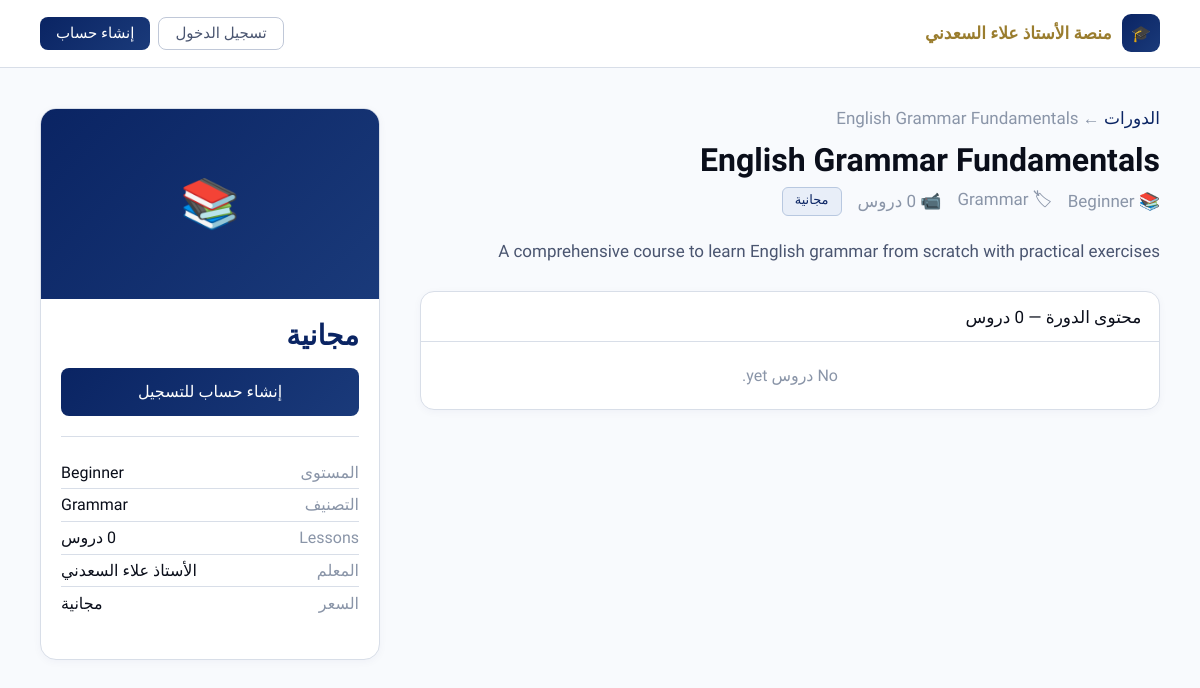
The page /course/1 on the database its author committed.
### app.py (models this page shows)
class Course(db.Model):
    id = db.Column(db.Integer, primary_key=True)
    title = db.Column(db.String(200), nullable=False)
    description = db.Column(db.Text, default='')
    thumbnail = db.Column(db.String(200), default='')
    level = db.Column(db.String(30), default='Beginner')
    category = db.Column(db.String(60), default='Grammar')
    price = db.Column(db.Float, default=0.0)
    is_free = db.Column(db.Boolean, default=False)
    is_published = db.Column(db.Boolean, default=False)
    created_at = db.Column(db.DateTime, default=datetime.utcnow)
    teacher_id = db.Column(db.Integer, db.ForeignKey('user.id'), nullable=False)
    teacher = db.relationship('User', backref='courses')
    lessons = db.relationship('Lesson', backref='course', lazy=True, cascade='all, delete-orphan')
    enrollments = db.relationship('Enrollment', backref='course', lazy=True, cascade='all, delete-orphan')

class User(UserMixin, db.Model):
    id = db.Column(db.Integer, primary_key=True)
    name = db.Column(db.String(100), nullable=False)
    email = db.Column(db.String(120), unique=True, nullable=False)
    password = db.Column(db.String(200), nullable=False)
    role = db.Column(db.String(20), default='student')  # 'teacher' or 'student'
    avatar = db.Column(db.String(200), default='')
    bio = db.Column(db.Text, default='')
    phone = db.Column(db.String(30), default='')
    whatsapp = db.Column(db.String(50), default='')
    telegram = db.Column(db.String(100), default='')
    hero_photo = db.Column(db.String(200), default='')
    country = db.Column(db.String(60), default='')
    created_at = db.Column(db.DateTime, default=datetime.utcnow)
    is_active_account = db.Column(db.Boolean, default=True)
    bank_account = db.Column(db.String(200), default='')
    bank_name = db.Column(db.String(100), default='')
    wallet_vodafone = db.Column(db.String(50), default='')
    wallet_instapay = db.Column(db.String(100), default='')
    wallet_stcpay = db.Column(db.String(50), default='')
    wallet_other = db.Column(db.String(200), default='')
    payment_notes = db.Column(db.Text, default='')
    enrollments = db.relationship('Enrollment', backref='student', lazy=True)
    progress = db.relationship('Progress', backref='student', lazy=True)

### app.py (the view)
@app.route('/course/<int:course_id>')
def course_detail(course_id):
    course = Course.query.get_or_404(course_id)
    if not course.is_published and (not current_user.is_authenticated or current_user.role != 'teacher'):
        return redirect(url_for('courses_list'))
    lessons = Lesson.query.filter_by(course_id=course_id).order_by(Lesson.order_num).all()
    enrollment = get_enrollment(course_id)
    return render_template('public/course_detail.html', course=course, lessons=lessons, enrollment=enrollment)

### app.py (called while the page is built)
def get_enrollment(course_id):
    if not current_user.is_authenticated:
        return None
    return Enrollment.query.filter_by(student_id=current_user.id, course_id=course_id).first()

### templates/public/course_detail.html (shortened to what this page needs)
{% extends "base.html" %}
{% block body %}
<nav>
  <div class="logo"><div class="logo-icon">🎓</div><h1>منصة الأستاذ علاء السعدني </h1></div>
  <div style="display:flex;gap:.5rem;">
    {% if current_user.is_authenticated %}
      <a href="{{ url_for('dashboard') }}" class="btn btn-ghost btn-sm">لوحة التحكم</a>
    {% else %}
      <a href="{{ url_for('login') }}" class="btn btn-ghost btn-sm">تسجيل الدخول</a>
      <a href="{{ url_for('register') }}" class="btn btn-primary btn-sm">إنشاء حساب</a>
    {% endif %}
  </div>
</nav>
<div class="main">
  <div>
    <div style="font-size:17px;color:var(--tx3);margin-bottom:.75rem;">
      <a href="{{ url_for('courses_list') }}" style="color:var(--blue);">الدورات</a> ← {{ course.title }}
    </div>
    <div class="course-header">
      <h1>{{ course.title }}</h1>
      <div class="meta-row">
        <span class="meta-item">📚 {{ course.level }}</span>
        <span class="meta-item">🏷 {{ course.category }}</span>
        <span class="meta-item">📹 {{ دروس|length }} دروس</span>
        <span class="badge {% if course.is_free or course.price==0 %}badge-blue{% else %}badge-gold{% endif %}">
          {% if course.is_free or course.price==0 %}مجانية{% else %}{{ course.price|int }} ${% endif %}
        </span>
      </div>
      {% if course.description %}<div class="desc">{{ course.description }}</div>{% endif %}
    </div>
    <div class="دروس-list">
      <div class="دروس-hdr">محتوى الدورة — {{ دروس|length }} دروس</div>
      {% for lesson in دروس %}
      <div class="lesson-row">
        <div class="l-num">{{ lesson.order_num }}</div>
        <div style="flex:1;">
          <div class="l-title">{{ lesson.title }}</div>
          {% if lesson.description %}<div style="font-size:16px;color:var(--tx3);">{{ lesson.description[:60] }}</div>{% endif %}
        </div>
        {% if lesson.duration %}<div class="l-dur">{{ lesson.duration }}</div>{% endif %}
        {% if lesson.is_free_preview %}<span class="badge badge-blue">مجانية</span>{% endif %}
      </div>
      {% else %}
      <div style="padding:1.5rem;text-align:center;color:var(--tx3);font-size:16px;">No دروس yet.</div>
      {% endfor %}
    </div>
  </div>
  <div>
    <div class="sidebar-card">
      <div class="thumb">📚</div>
      <div class="card-body">
        {% set currency = get_currency(current_user.country) if current_user.is_authenticated else '$' %}
        <div class="price-tag">{% if course.is_free or course.price==0 %}مجانية{% else %}{{ course.price|int }} {{ currency }}{% endif %}</div>
        {% if enrollment and enrollment.is_approved %}
          <a href="{{ url_for('learn', course_id=course.id) }}" class="btn btn-primary" style="width:100%;justify-content:center;padding:.9rem;font-size:16px;">▶ متابعة التعلم</a>
        {% else %}
          <a href="{{ url_for('register') }}" class="btn btn-primary" style="width:100%;justify-content:center;padding:.9rem;font-size:16px;">إنشاء حساب للتسجيل</a>
        {% endif %}
        <div class="card-meta">
          <div class="row"><span class="lbl">المستوى</span><span class="val">{{ course.level }}</span></div>
          <div class="row"><span class="lbl">التصنيف</span><span class="val">{{ course.category }}</span></div>
          <div class="row"><span class="lbl">Lessons</span><span class="val">{{ دروس|length }} دروس</span></div>
          <div class="row"><span class="lbl">المعلم</span><span class="val">{{ course.teacher.name }}</span></div>
          <div class="row"><span class="lbl">السعر</span><span class="val">{% if course.is_free or course.price==0 %}مجانية{% else %}{{ course.price|int }} {{ currency }}{% endif %}</span></div>
        </div>
      </div>
    </div>
  </div>
</div>
{% endblock %}

### templates/base.html (style rules this page uses)
* { margin:0;padding:0;box-sizing:border-box; }
:root { --gold:#C9A84C; --gold-l:#E8C96A; --gold-d:#9A7D2E; --gold-bg:#FFF8E7; --gold-bd:#F0E0B0; --blue:#0A2463; --blue-l:#1A3A7A; --blue-d:#051838; --blue-bg:#E8EEF8; --blue-bd:#B8C8E0; --bg:#F8FAFD; --bg2:#FFFFFF; --bg3:#EDF1F8; --tx:#0A0E1A; --tx2:#4A5570; --tx3:#8A95A8; --bd:#D8DEE8; --bd2:#C0C8D8; --red:#DC2626; --red-bg:#FEF2F2; --red-bd:#FECACA; --gradient-blue:linear-gradient(135deg, #0A2463, #1A3A7A); --gradient-gold:linear-gradient(135deg, #C9A84C, #E8C96A); --shadow-blue:0 4px 20px rgba(10,36,99,0.15); --shadow-gold:0 4px 20px rgba(201,168,76,0.25); }
body { font-family:'Tajawal',sans-serif;font-size:18px;background:var(--bg);color:var(--tx);min-height:100vh;direction:rtl;text-align:right; }
a { text-decoration:none;color:inherit; }
.btn { display:inline-flex;align-items:center;gap:.4rem;padding:.65rem 1.4rem;border-radius:8px;font-family:'Tajawal',sans-serif;font-size:17px;font-weight:500;cursor:pointer;border:none;transition:all .2s; }
.btn-primary { background:var(--gradient-blue);color:#fff; }
.btn-ghost { background:transparent;border:0.5px solid var(--bd2);color:var(--tx2); }
.btn-sm { padding:.4rem 1rem;font-size:15px; }
.badge { display:inline-block;padding:.25rem .75rem;border-radius:6px;font-size:13px;font-weight:500; }
.badge-blue { background:var(--blue-bg);color:var(--blue);border:0.5px solid var(--blue-bd); }

### templates/public/course_detail.html (style rules this page uses)
nav { display:flex;align-items:center;justify-content:space-between;padding:.9rem 2.5rem;background:rgba(255,255,255,0.95);border-bottom:0.5px solid var(--bd);position:sticky;top:0;z-index:100; }
.logo { display:flex;align-items:center;gap:.65rem; }
.logo-icon { width:38px;height:38px;background:var(--gradient-blue);border-radius:9px;display:flex;align-items:center;justify-content:center;font-size:16px;color:#FFD700; }
.logo h1 { font-family:'Amiri',serif;font-size:17px;color:var(--gold-d); }
.main { display:grid;grid-template-columns:1fr 340px;gap:2.5rem;padding:2.5rem;align-items:start; }
.course-header { margin-bottom:1.5rem; }
.course-header h1 { font-family:'Amiri',serif;font-size:32px;color:var(--tx);margin-bottom:.5rem; }
.course-header .desc { font-size:17px;color:var(--tx2);line-height:1.85;margin-bottom:1rem; }
.meta-row { display:flex;gap:1rem;flex-wrap:wrap;margin-bottom:1.25rem; }
.meta-item { font-size:17px;color:var(--tx3);display:flex;align-items:center;gap:.3rem; }
.دروس-list { background:#fff;border:0.5px solid var(--bd);border-radius:14px;overflow:hidden;box-shadow:0 2px 8px rgba(10,36,99,0.04); }
.دروس-hdr { padding:.9rem 1.1rem;border-bottom:0.5px solid var(--bd);font-size:17px;font-weight:500; }
.sidebar-card { background:#fff;border:0.5px solid var(--bd);border-radius:16px;overflow:hidden;position:sticky;top:80px;box-shadow:0 2px 8px rgba(10,36,99,0.04); }
.thumb { aspect-ratio:16/9;background:var(--gradient-blue);display:flex;align-items:center;justify-content:center;font-size:48px;color:#FFD700; }
.card-body { padding:1.25rem; }
.price-tag { font-size:28px;font-weight:700;color:var(--blue);margin-bottom:1rem; }
.card-meta { margin-bottom:1.25rem; }
.card-meta .row { display:flex;justify-content:space-between;padding:.4rem 0;border-bottom:0.5px solid var(--bd);font-size:16px; }
.card-meta .row:last-child { border-bottom:none; }
.card-meta .row .lbl { color:var(--tx3); }
.card-meta .row .val { color:var(--tx);font-weight:500; }

### rows shown on the page
Course: title "English Grammar Fundamentals", level "Beginner", category "Grammar", description "A comprehensive course to learn English grammar from scratch with practical exercises"
User: teacher.name "الأستاذ علاء السعدني"

### other values the page prints
{{ دروس|length }} "0"
